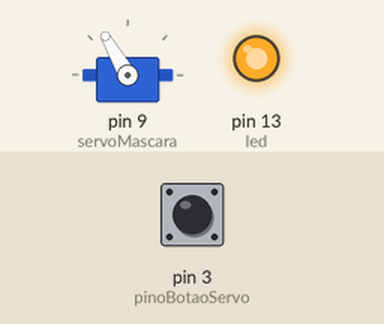
This sketch was run on a simulated Arduino Uno, built with avr-gcc and run on an emulated ATmega328P. Shown: servo, output pins drawn as LEDs (lit = HIGH). The inputs (shaded band) are chosen by the test bench; at power-on: pin 3 (pinoBotaoServo) HIGH.

Above: at 2.7 s.
2.8 s: pin 3 (pinoBotaoServo) pulled LOW for 0.15 s
At 3.6 s:
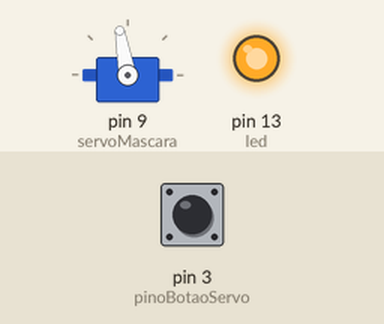
4.4 s: pin 3 (pinoBotaoServo) pulled LOW for 1 s
At 4.8 s:
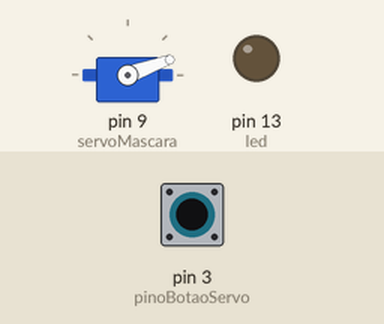
6.9 s: pin 3 (pinoBotaoServo) pulled LOW for 3.2 s
At 7.9 s:
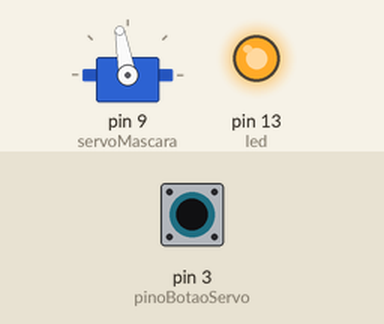
Timing chart, 0 to 9.9 s (numbered marks = the images above; inputs shaded):
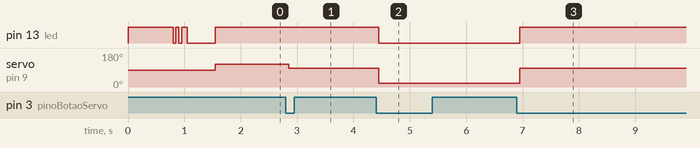

The sketch:

CODIGO-FINAL.ino
```cpp
#include <Servo.h>
/* LED */
int led = 13;

/* SERVO */
int pinoBotaoServo = 3;
int ultimoEstadoBotaoServo = HIGH;
int estadoBotaoServo;

Servo servoMascara;
int anguloServo=120;

/* EFEITO BOUCE SERVO*/
unsigned long ultimoTempoBouncingServo = 0;
unsigned long atrasoDebounceServo = 50;

void setup() {
  pinMode(led, OUTPUT);
  servoMascara.attach(9);
  pinMode(pinoBotaoServo, INPUT_PULLUP);
  digitalWrite(led, HIGH);

delay(800);
digitalWrite(led, LOW);
delay(50);
digitalWrite(led, HIGH);
delay(50);
digitalWrite(led, LOW);
delay(50);
digitalWrite(led, HIGH);
delay(100);
digitalWrite(led, LOW);
delay(500);
digitalWrite(led, HIGH);
}

void loop() {

/* -------------------SERVO--------------------- */
  int leituraBotaoServo = digitalRead(pinoBotaoServo);

  if(leituraBotaoServo != ultimoEstadoBotaoServo){
    ultimoTempoBouncingServo = millis();
  }
  if((millis()-ultimoTempoBouncingServo) > atrasoDebounceServo){
    if(leituraBotaoServo != estadoBotaoServo){
      estadoBotaoServo = leituraBotaoServo;
      if(leituraBotaoServo == LOW){
        if (anguloServo == 100) {
            anguloServo = 20;
            digitalWrite(led, LOW);

        } else {
            anguloServo = 100;
            digitalWrite(led, HIGH);
          }
      }
    }
  }
  servoMascara.write(anguloServo);
  ultimoEstadoBotaoServo = leituraBotaoServo;

}
```

Measured:
- after the input at 2.8 s, servo on pin 9 (servoMascara): 120° → 100° after 0.05 s
- after the input at 4.4 s, pin 13 (led): HIGH → LOW after 0.05 s; servo on pin 9 (servoMascara): 100° → 20° after 0.05 s
- after the input at 6.9 s, pin 13 (led): LOW → HIGH after 0.05 s; servo on pin 9 (servoMascara): 20° → 100° after 0.05 s
